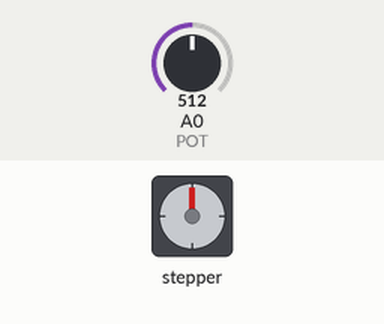
This sketch was run on a simulated Arduino Uno, built with avr-gcc and run on an emulated ATmega328P. On the bench: stepper motor. Inputs (shaded band) come from the test bench; at power-on: A0 (POT) = 512. Stepper angles assume 4076 steps per turn.

Above: at 1.6 s.
1.7 s: A0 (POT) set to 716
At 3.3 s:
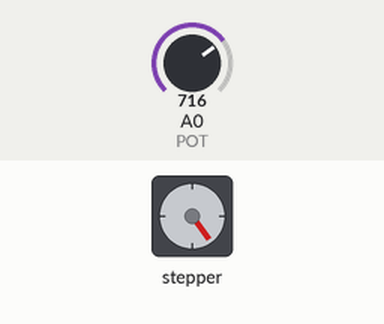
5.3 s: A0 (POT) set to 900
At 6.2 s:
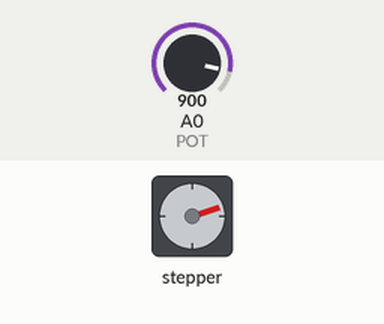
8.9 s: A0 (POT) set to 306
At 9.8 s:
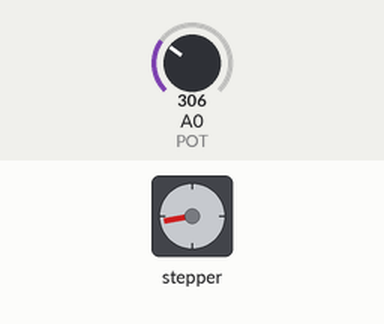
12.5 s: A0 (POT) set to 1023
Timing chart, 0 to 17.1 s (numbered marks = the images above; inputs shaded):
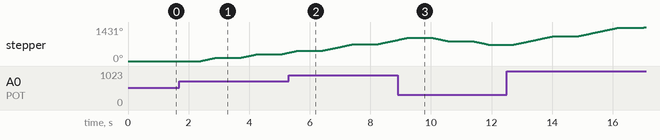

The sketch:

moto.pap.con.libreria.stepper.e.potenciometro.ino
```cpp
/*
 * Proba o funcionamento dun motor paso a paso
 * usando a librería <Stepper.h> para que dea
 * voltas en sentido horario ou antihorario en
 * función do ángulo dun potenciómetro.
 *
 * O ángulo do potenciómetro tamén regula
 * o valor absoluto da velocidade.
 */
#include <Stepper.h>

//Pins para control do motor PaP
#define IN1 8
#define IN2 9
#define IN3 10
#define IN4 11

//Pin para a lectura do potenciómetro
#define POT A0

//Parámetros do motor, pasos totais e por fase
#define STEPS 4076 //Pasos totais por volta
#define NSTEPS 8 //Número de pasos por fase (4 en 1 e 2-fase)

int veloc = 45;         //Velocidade do motor en rpm
int vPotenciometro = 0; //Lectura potenciómetro

Stepper motor(STEPS, IN1, IN2, IN3, IN4);

void setup() {
  motor.setSpeed(veloc);
  Serial.begin(9600);
}

void loop() {
  //Lemos o potenciómetro e mapeamos a [-STEPS, STEPS]
  vPotenciometro = map(analogRead(POT), 0, 1023, -STEPS, STEPS);
  motor.step(vPotenciometro);
  delay(800);
}
```
